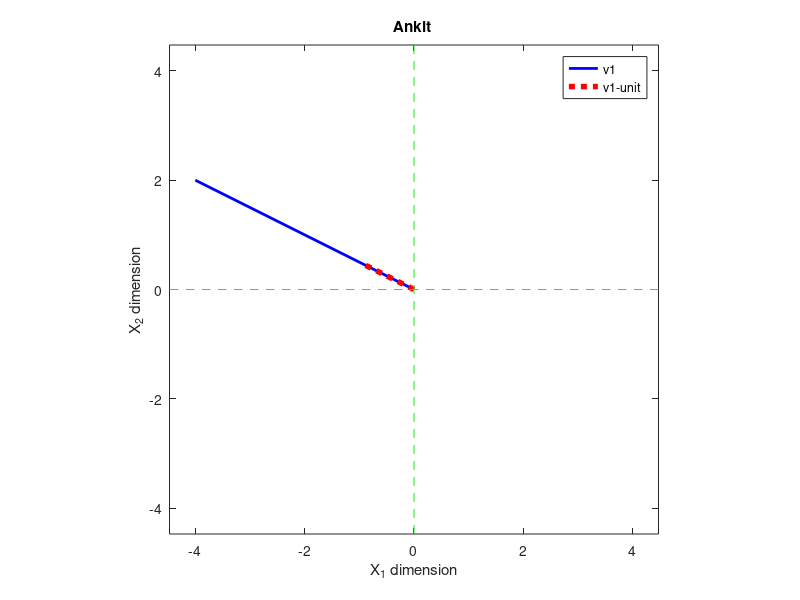

Source code (MATLAB):
%%
%     COURSE: Linear algebra: theory and implementation
%    SECTION: Vectors
%      VIDEO: Interpreting and creating unit vectors
%
%%

% vector
v1 = [ -4 2 ];
% mu
mu = 1/norm(v1);

% plot them
figure(5), clf

% the main plotting lines:
plot([0 v1(1)],[0 v1(2)],'b','linew',2)
hold on
plot([0 v1(1)]*mu,[0 v1(2)]*mu,'r:','linew',4)
legend({'v1';'v1-unit'},'AutoUpdate','off')

% this code just makes the plot look nicer
axis square
axis([ -1 1 -1 1 ]*norm(v1))
hold on
plot(get(gca,'xlim'),[0 0],'g--')
plot([0 0],get(gca,'ylim'),'g--')
xlabel('X_1 dimension')
ylabel('X_2 dimension')
title('Ankit ')